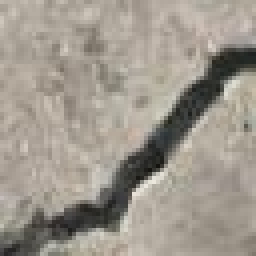
#> input picture raw_in/unified/09799.jpg, 64 x 64 px (shown 4 times larger); its folder holds only this picture in this run
$ jupyter execute --allow-errors crack.ipynb
#> lines starting #> are read from the running program, lines starting #| are printed output that depends on the picture; after the words box and inside, x2 and y2 are one past the last pixel; in counts of white or black regions, pixels touching at a corner belong together; long printed decimals are rounded
[cell 1]
# importing necessary libraries
import numpy as np
import cv2
#from matplotlib import pyplot as plt
import os
import imutils
import math
import csv
import pandas as pd

path = './raw_in/unified'
fields = ['file_name', 'angle_of_crack', 'class']
df = pd.DataFrame(columns=fields)

with os.scandir(path) as it:
    for entry in it:
        if entry.name.endswith(".jpg") and entry.is_file():
            img = cv2.imread(entry.path, cv2.IMREAD_GRAYSCALE)
#> img: shape (64, 64); min 19, max 231, mean 152.6
            original_img = cv2.imread(entry.path, cv2.IMREAD_COLOR)
#> original_img is the input picture: shape (64, 64, 3); mean B, G, R 141.5, 151.7, 158.5
            blur = cv2.GaussianBlur(img, (5, 5), 0)
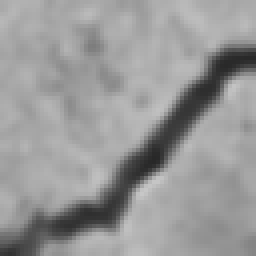
#> blur: shape (64, 64) (shown 4 times larger); min 40, max 199, mean 152.6
            canny = cv2.Canny(blur, 50, 250)
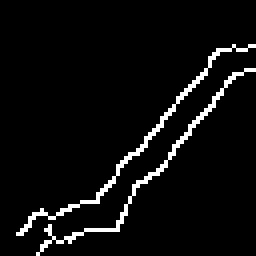
#> canny: shape (64, 64) (shown 4 times larger); 4.9% white in thin lines or dots, all inside (x1, y1, x2, y2) = (4, 11, 64, 64)

            # Morphological Closing Operator
            kernel = np.ones((5, 5), np.uint8)
            closing = cv2.morphologyEx(canny, cv2.MORPH_CLOSE, kernel)
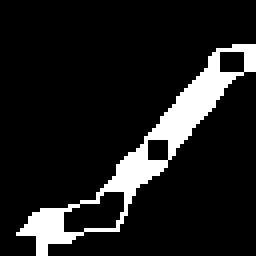
#> closing: shape (64, 64) (shown 4 times larger); 11.6% white; 1 white region

            try:
                cnts = cv2.findContours(
                    closing, cv2.RETR_LIST, cv2.CHAIN_APPROX_SIMPLE)
#> cnts = 4 contours; box (x1, y1, x2, y2) and area: (4, 11, 64, 64) 554, (15, 47, 32, 59) 120, (54, 12, 62, 19) 40, (36, 34, 43, 41) 34

                cnts = cnts[0] if len(cnts) == 2 else cnts[1]
                c = max(cnts, key=cv2.contourArea)
#> c = contour of 67 points, box (x1, y1, x2, y2) (4, 11, 64, 64), area 554

                extLeft = tuple(c[c[:, :, 0].argmin()][0])
#> extLeft = (4, 58)
                extRight = tuple(c[c[:, :, 0].argmax()][0])
#> extRight = (63, 17)
                extTop = tuple(c[c[:, :, 1].argmin()][0])
#> extTop = (58, 11)
                extBot = tuple(c[c[:, :, 1].argmax()][0])
#> extBot = (9, 63)

                cv2.drawContours(original_img, [c], -1, (0, 255, 255), 2)
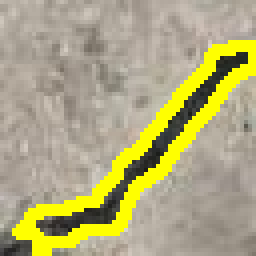
#> original_img: shape (64, 64, 3) (shown 4 times larger); 13.99% of pixels changed, all inside (x1, y1, x2, y2) = (3, 10, 64, 64)
                cv2.circle(original_img, extLeft, 4, (0, 0, 255), -1)
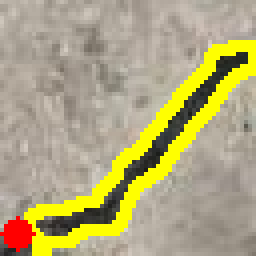
#> original_img: shape (64, 64, 3) (shown 4 times larger); 1.2% of pixels changed, all inside (x1, y1, x2, y2) = (0, 54, 9, 63)
                cv2.circle(original_img, extRight, 4, (0, 255, 0), -1)
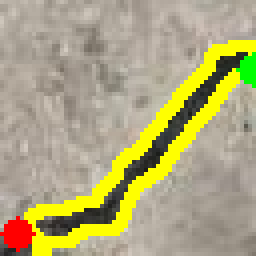
#> original_img: shape (64, 64, 3) (shown 4 times larger); 0.71% of pixels changed, all inside (x1, y1, x2, y2) = (59, 13, 64, 22)
                cv2.circle(original_img, extTop, 4, (255, 0, 0), -1)
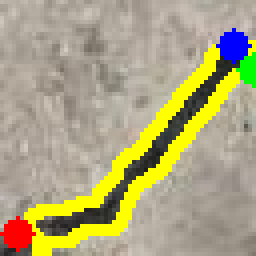
#> original_img: shape (64, 64, 3) (shown 4 times larger); 1.2% of pixels changed, all inside (x1, y1, x2, y2) = (54, 7, 63, 16)
                cv2.circle(original_img, extBot, 4, (255, 255, 0), -1)

                cv2.line(original_img, extTop, extBot, (255,255,0), 5)
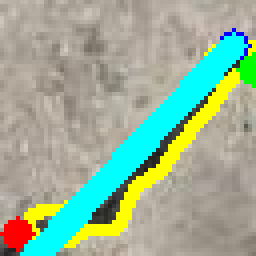
#> original_img: shape (64, 64, 3) (shown 4 times larger); mean B, G, R 150.5, 176.6, 153.2

                m1 = (extBot[1] - extTop[1]) / (extBot[0] - extTop[0])
#> m1 = -1.06

                angle = math.degrees(math.atan(m1))
#> angle = -46.7

                crack_class = None
                if (angle < 0):
                    if (abs(angle) > 45):
                        new_path = './processed_in/verticle_right/'
                        crack_class = 'verticle_right'
                    else:
                        new_path = './processed_in/horizonal_right/'
                        crack_class = "horizonal_right"
                else:
                    if(abs(angle) > 45):
                        new_path = './processed_in/verticle_left/'
                        crack_class = "verticle_left"
                    else:
                        new_path = './processed_in/horizontal_left/'
                        crack_class = "horizontal_left"

                print (entry.name,",", angle, ",", crack_class)
#| 09799.jpg , -46.701 , verticle_right
                df.append({'file_name': entry.name, 'angle_of_crack': angle, 'class': crack_class}, ignore_index=True)
                cv2.imwrite(new_path +
                            entry.name, original_img)
            except Exception as e:
                print(e)

            # [5 lines of commented-out code are left out]
#> (the rest of this cell did not finish here and is left out)

$ run again, on raw_in/unified/12187_1.jpg
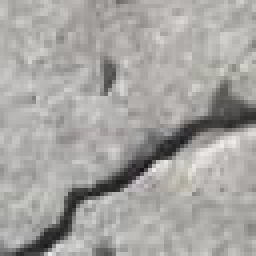
#> input picture raw_in/unified/12187_1.jpg, 64 x 64 px (shown 4 times larger)
#> original_img is the input picture: shape (64, 64, 3); mean B, G, R 161.4, 164.2, 165.9
#> `canny = cv2.Canny(blur, 50, 250)`:
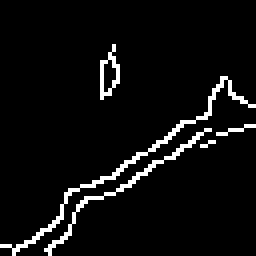
#> canny: shape (64, 64) (shown 4 times larger); 5.3% white in thin lines or dots, all inside (x1, y1, x2, y2) = (0, 11, 64, 64)
#> closing: shape (64, 64); 10.9% white; 2 white regions
#> cnts = 3 contours; box (x1, y1, x2, y2) and area: (0, 19, 64, 64) 385, (52, 24, 63, 33) 74, (25, 11, 30, 25) 31
#> c = contour of 75 points, box (x1, y1, x2, y2) (0, 19, 64, 64), area 385
#> extLeft = (0, 61)
#> extRight = (63, 31)
#> extTop = (55, 19)
#> extBot = (0, 63)
#> `cv2.line(original_img, extTop, extBot, (255,255,0), 5)`:
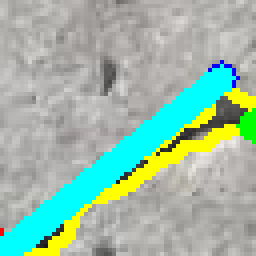
#> original_img: shape (64, 64, 3) (shown 4 times larger); mean B, G, R 167.2, 186.5, 155.1
#> m1 = -0.8
#> angle = -38.66
#| 12187_1.jpg , -38.660 , horizonal_right

$ run again, on raw_in/unified/12248_1.jpg
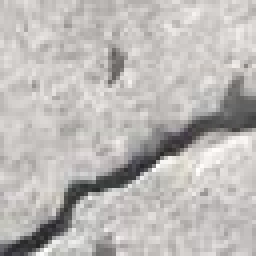
#> input picture raw_in/unified/12248_1.jpg, 64 x 64 px (shown 4 times larger)
#> original_img is the input picture: shape (64, 64, 3); mean B, G, R 182.8, 185.3, 188.6
#> `canny = cv2.Canny(blur, 50, 250)`:
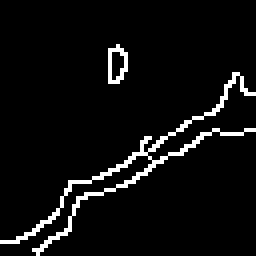
#> canny: shape (64, 64) (shown 4 times larger); 5.3% white in thin lines or dots, all inside (x1, y1, x2, y2) = (0, 11, 64, 64)
#> closing: shape (64, 64); 10.7% white; 2 white regions
#> cnts = 2 contours; box (x1, y1, x2, y2) and area: (0, 18, 64, 64) 310, (27, 11, 32, 21) 30
#> c = contour of 94 points, box (x1, y1, x2, y2) (0, 18, 64, 64), area 310
#> extLeft = (0, 60)
#> extRight = (63, 32)
#> extTop = (58, 18)
#> extBot = (8, 63)
#> `cv2.line(original_img, extTop, extBot, (255,255,0), 5)`:
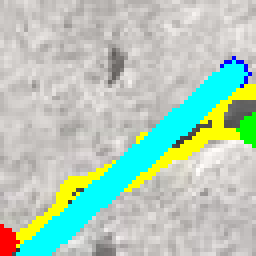
#> original_img: shape (64, 64, 3) (shown 4 times larger); mean B, G, R 185.6, 203.6, 177.9
#> m1 = -0.9
#> angle = -41.99
#| 12248_1.jpg , -41.987 , horizonal_right
